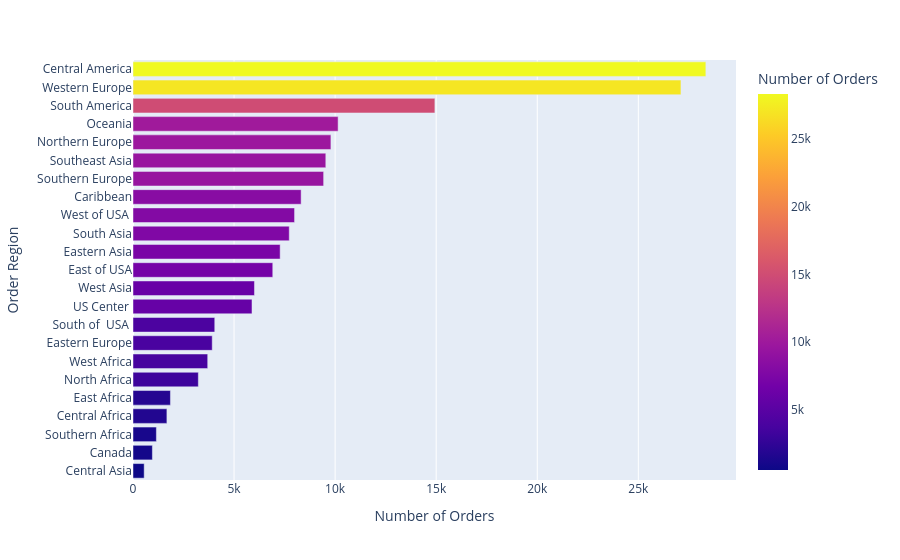

The notebook cell saved with this chart:
### Markdown cell above
# Geo Features

### Code cell
data_Region=df1.groupby(['Order Region'])['Order Id'].count().reset_index(name='Number of Orders').sort_values(by= 'Number of Orders', ascending= True)
px.bar(data_Region, x='Number of Orders',y = 'Order Region',color ='Number of Orders')

### Figure 1 — Plotly figure (JSON) as saved in the notebook; plotly's stock layout.template omitted (floating-point values rounded to 4 significant figures)
{"data": [{"hovertemplate": "Number of Orders=%{marker.color}<br>Order Region=%{y}<extra></extra>", "legendgroup": "", "marker": {"color": [553, 959, 1157, 1677, 1852, 3232, 3696, 3920, 4045, 5887, 6009, 6915, 7280, 7731, 7993, 8318, 9431, 9539, 9792, 10148, 14935, 27109, 28341], "coloraxis": "coloraxis", "pattern": {"shape": ""}}, "name": "", "orientation": "h", "showlegend": false, "textposition": "auto", "x": [553, 959, 1157, 1677, 1852, 3232, 3696, 3920, 4045, 5887, 6009, 6915, 7280, 7731, 7993, 8318, 9431, 9539, 9792, 10148, 14935, 27109, 28341], "xaxis": "x", "y": ["Central Asia", "Canada", "Southern Africa", "Central Africa", "East Africa", "North Africa", "West Africa", "Eastern Europe", "South of  USA ", "US Center ", "West Asia", "East of USA", "Eastern Asia", "South Asia", "West of USA ", "Caribbean", "Southern Europe", "Southeast Asia", "Northern Europe", "Oceania", "South America", "Western Europe", "Central America"], "yaxis": "y", "type": "bar"}], "layout": {"xaxis": {"anchor": "y", "domain": [0.0, 1.0], "title": {"text": "Number of Orders"}}, "yaxis": {"anchor": "x", "domain": [0.0, 1.0], "title": {"text": "Order Region"}}, "coloraxis": {"colorbar": {"title": {"text": "Number of Orders"}}, "colorscale": [[0.0, "#0d0887"], [0.1111, "#46039f"], [0.2222, "#7201a8"], [0.3333, "#9c179e"], [0.4444, "#bd3786"], [0.5556, "#d8576b"], [0.6667, "#ed7953"], [0.7778, "#fb9f3a"], [0.8889, "#fdca26"], [1.0, "#f0f921"]]}, "legend": {"tracegroupgap": 0}, "margin": {"t": 60}, "barmode": "relative"}}
